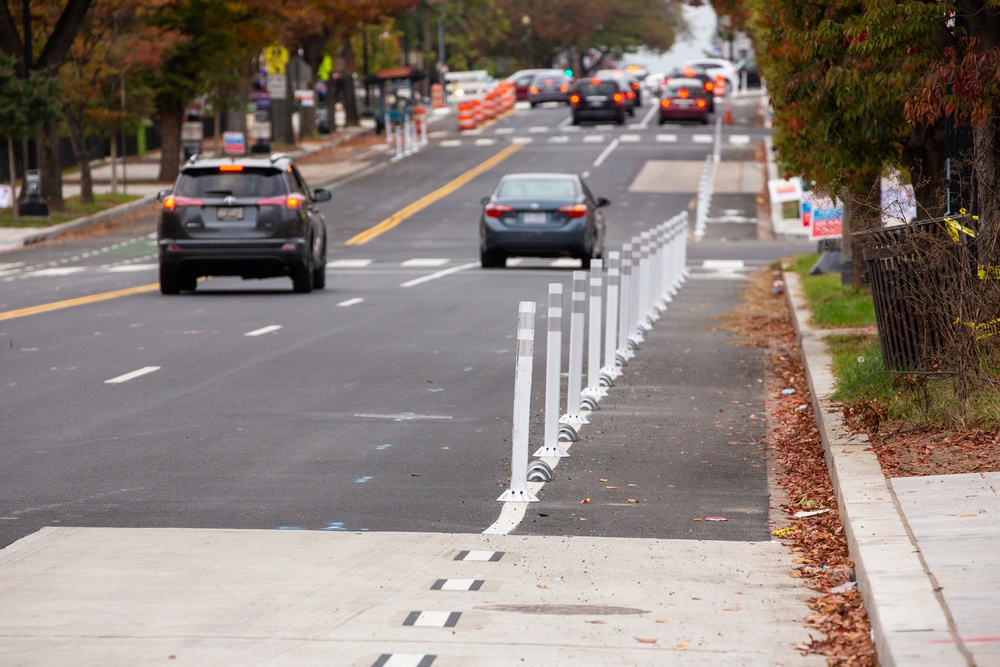
#> input picture src/traffic_speed_calc/data/test_image.jpg, 1000 x 667 px, shrunk from 2738 x 1825 before the run
$ python -i main.py   (imports and definitions only)
#> lines starting #> are read from the running program, lines starting #| are printed output that depends on the picture
#> further down, picture is the input picture: shape (667, 1000, 3); mean B, G, R 119, 125.5, 137.1
import cv2
import time

# https://github.com/ronitsinha/speed-detector/tree/master

# Constants
WAIT_TIME = 1

# Colors for drawing on processed frames
DIVIDER_COLOR = (255, 255, 0)
BOUNDING_BOX_COLOR = (255, 0, 0)
CENTROID_COLOR = (0, 0, 255)

def filter_mask (image):
	kernel_close = cv2.getStructuringElement(cv2.MORPH_ELLIPSE, (20, 20))
	kernel_open = cv2.getStructuringElement(cv2.MORPH_ELLIPSE, (8, 8))
	kernel_dilate = cv2.getStructuringElement(cv2.MORPH_ELLIPSE, (5, 5))

	# Remove noise
	opening = cv2.morphologyEx(image, cv2.MORPH_OPEN, kernel_open)
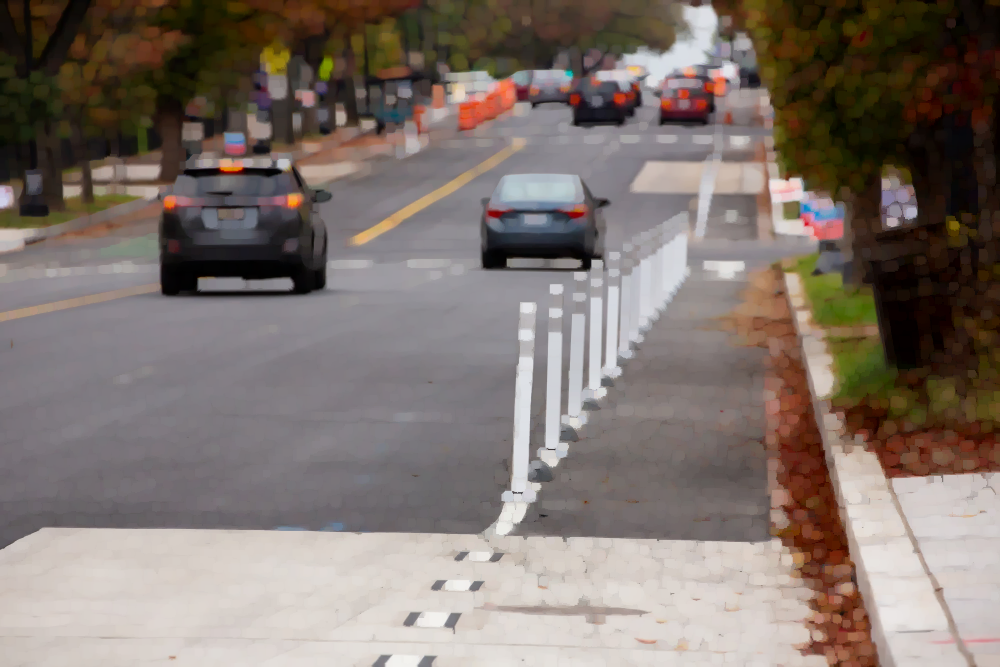
#> opening: shape (667, 1000, 3); mean B, G, R 109.8, 116.2, 127.6
	# Close holes within contours
	closing = cv2.morphologyEx(opening, cv2.MORPH_CLOSE, kernel_close)
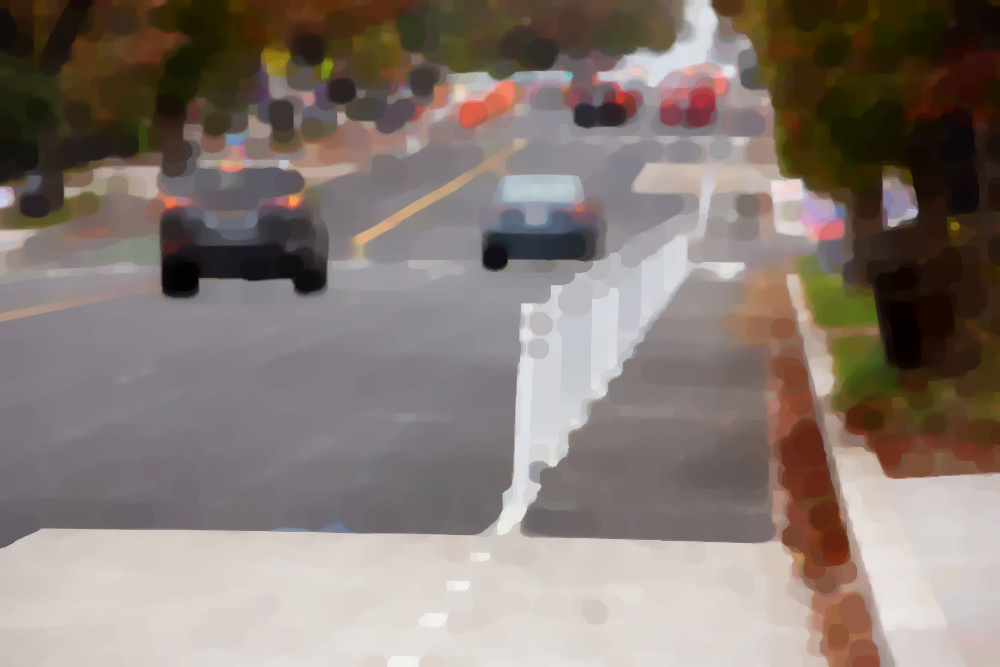
#> closing: shape (667, 1000, 3); mean B, G, R 115.5, 122.1, 133.8
	# Merge adjacent blobs
	dilation = cv2.dilate(closing, kernel_dilate, iterations = 2)
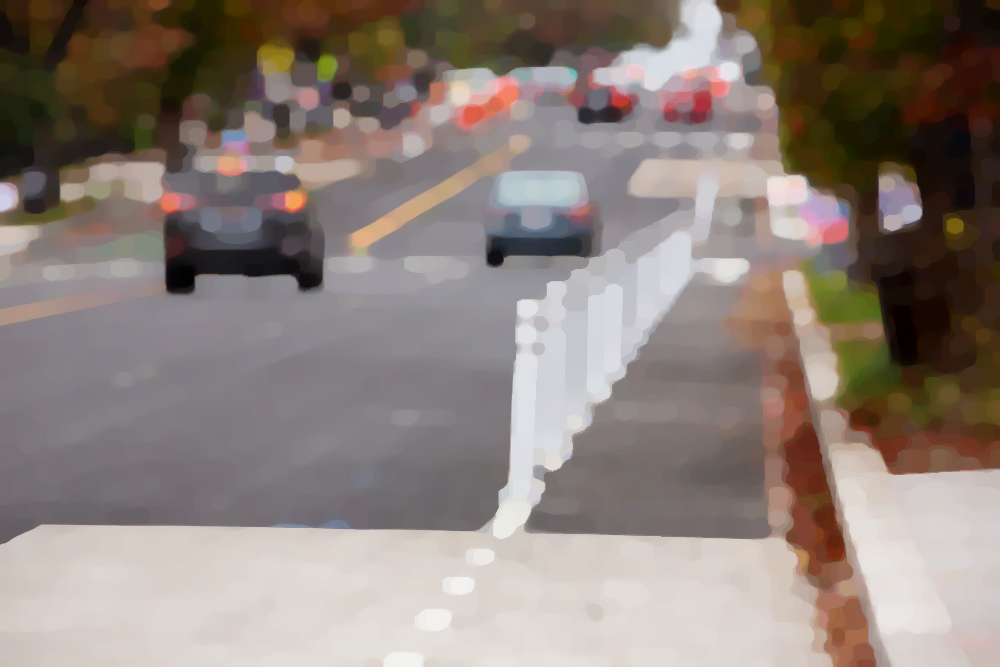
#> dilation: shape (667, 1000, 3); mean B, G, R 121.9, 128.5, 140.4

	return dilation

# [99 lines left out: functions get_centroid, detect_vehicles, process_frame, main, not called in this run]


# [2 lines not run here, left out]

>>> import cv2
>>> picture = cv2.imread('data/test_image.jpg')
>>> result = filter_mask(picture)
